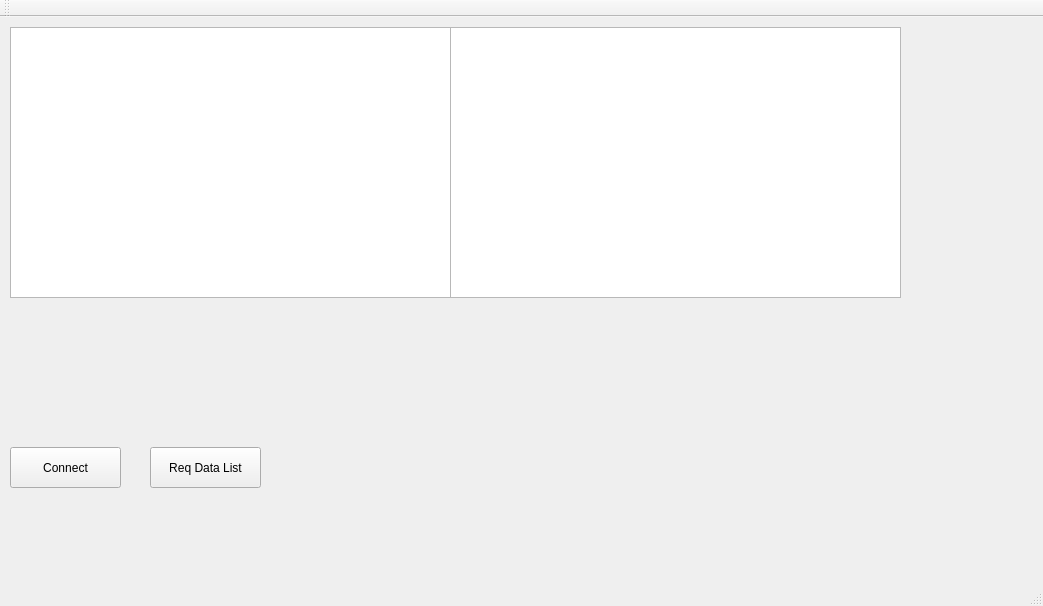
<?xml version="1.0" encoding="UTF-8"?>
<ui version="4.0">
 <class>MainWindow</class>
 <widget class="QMainWindow" name="MainWindow">
  <property name="geometry">
   <rect>
    <x>0</x>
    <y>0</y>
    <width>1043</width>
    <height>606</height>
   </rect>
  </property>
  <property name="windowTitle">
   <string>MainWindow</string>
  </property>
  <widget class="QWidget" name="centralWidget">
   <widget class="QPushButton" name="connectPushButton">
    <property name="geometry">
     <rect>
      <x>10</x>
      <y>430</y>
      <width>111</width>
      <height>41</height>
     </rect>
    </property>
    <property name="text">
     <string>Connect</string>
    </property>
   </widget>
   <widget class="QPushButton" name="reqDataListButton">
    <property name="geometry">
     <rect>
      <x>150</x>
      <y>430</y>
      <width>111</width>
      <height>41</height>
     </rect>
    </property>
    <property name="text">
     <string>Req Data List</string>
    </property>
   </widget>
   <widget class="QTableWidget" name="tableWidget">
    <property name="geometry">
     <rect>
      <x>10</x>
      <y>10</y>
      <width>441</width>
      <height>271</height>
     </rect>
    </property>
   </widget>
   <widget class="QTableWidget" name="debugTableWidget">
    <property name="geometry">
     <rect>
      <x>450</x>
      <y>10</y>
      <width>451</width>
      <height>271</height>
     </rect>
    </property>
   </widget>
  </widget>
  <widget class="QMenuBar" name="menuBar">
   <property name="geometry">
    <rect>
     <x>0</x>
     <y>0</y>
     <width>1043</width>
     <height>21</height>
    </rect>
   </property>
  </widget>
  <widget class="QToolBar" name="mainToolBar">
   <attribute name="toolBarArea">
    <enum>TopToolBarArea</enum>
   </attribute>
   <attribute name="toolBarBreak">
    <bool>false</bool>
   </attribute>
  </widget>
  <widget class="QStatusBar" name="statusBar"/>
 </widget>
 <layoutdefault spacing="6" margin="11"/>
 <resources/>
 <connections/>
</ui>
